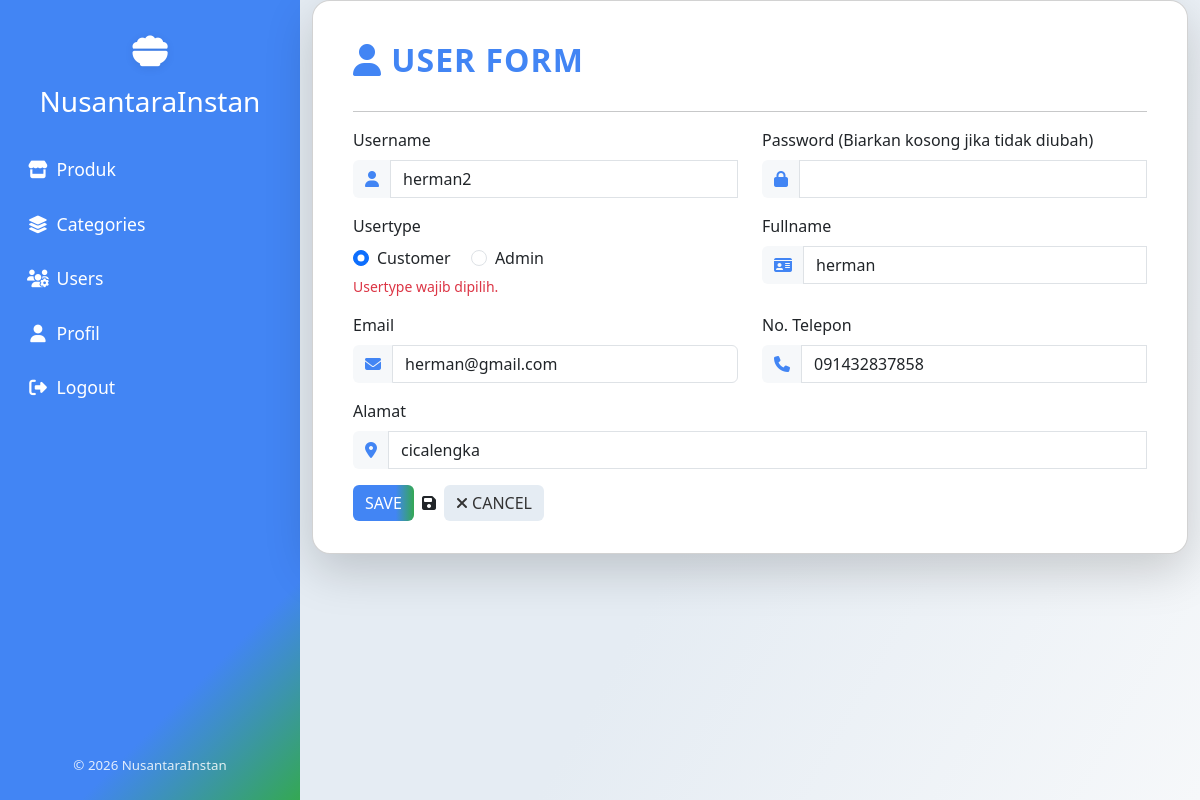
Page /index.php/users/edit/5 on the committed database.
### tables this page shows
CREATE TABLE `users` (
  `userid` int(11) NOT NULL,
  `username` varchar(50) NOT NULL,
  `usertype` varchar(100) NOT NULL DEFAULT 'Customer',
  `password` varchar(255) NOT NULL,
  `fullname` varchar(100) NOT NULL,
  `email` varchar(100) NOT NULL,
  `phone` varchar(20) NOT NULL,
  `address` varchar(255) NOT NULL,
  `photo` varchar(200) NOT NULL DEFAULT 'default.png'
);

### application/controllers/users.php (called while the page is built, shortened)
<?php
class Users extends CI_Controller {
    public function __construct()
    {
        $this->load->model('Users_model');
    }
    public function edit($userid)
    {
        $data['user']=$this->Users_model->read_by($userid);
        $this->load->view('users/user_form',$data);
    }
}

### index.php (called while the page is built, shortened)
<?php
require_once BASEPATH.'core/CodeIgniter.php';

### application/models/users_model.php (called while the page is built, shortened)
<?php
class Users_model extends CI_Model {
    public function read_by($userid)
    {
        $this->db->where('userid', $userid);
        $query = $this->db->get('users');
        return $query->row();
    }
}

### application/views/users/user_form.php (the view, shortened to what this page needs)
<!doctype html>
<html lang="en">
<head>
    <link href="https://cdn.jsdelivr.net/npm/bootstrap@5.3.3/dist/css/bootstrap.min.css" rel="stylesheet">
    <link rel="stylesheet" href="https://cdnjs.cloudflare.com/ajax/libs/animate.css/4.1.1/animate.min.css"/>
    <link href="https://cdnjs.cloudflare.com/ajax/libs/font-awesome/6.5.0/css/all.min.css" rel="stylesheet">
</head>
<body>
<div class="container-fluid">
    <div class="row min-vh-100">
        <nav class="col-lg-3 col-md-4 sidebar d-flex flex-column align-items-center py-4 position-relative animate__animated animate__fadeInLeft">
            <div class="brand-logo mb-2">
                <i class="fa-solid fa-bowl-food"></i>
            </div>
            <h3 class="mb-4 text-center">NusantaraInstan</h3>
            <ul class="nav flex-column w-100 px-2">
                <li class="nav-item">
                    <a class="nav-link <?= uri_string()=='products'?'active':'' ?>" href="<?=site_url('products')?>">
                        <i class="fa-solid fa-store"></i> Produk
                    </a>
                </li>
                <li class="nav-item">
                    <a class="nav-link <?= uri_string()=='categories'?'active':'' ?>" href="<?=site_url('categories')?>">
                        <i class="fa-solid fa-layer-group"></i> Categories
                    </a>
                </li>
                <li class="nav-item">
                    <a class="nav-link <?= uri_string()=='users'?'active':'' ?>" href="<?=site_url('users')?>">
                        <i class="fa-solid fa-users-gear"></i> Users
                    </a>
                </li>
                <li class="nav-item">
                    <a class="nav-link <?= uri_string()=='users/profile'?'active':'' ?>" href="<?=site_url('users/profile')?>">
                        <i class="fa-solid fa-user"></i> Profil
                    </a>
                </li>
                <li class="nav-item">
                    <a class="nav-link" href="<?=site_url('auth/logout')?>">
                        <i class="fa-solid fa-right-from-bracket"></i> Logout
                    </a>
                </li>
            </ul>
            <div class="sidebar-footer mt-auto">
                <small>&copy; <?=date('Y')?> NusantaraInstan</small>
            </div>
        </nav>
        <main class="col-lg-9 col-md-8 main-content">
            <div class="user-form-card card shadow-lg w-100 animate__animated animate__fadeInRight">
                <h2 class="form-section-title mb-3"><i class="fa-solid fa-user"></i> USER FORM</h2>
                <hr>
                <?php
                $username = $usertype = $fullname = $email = $phone = $address = '';
                if (isset($user)) {
                    $username = $user->username ?? '';
                    $usertype = $user->usertype ?? '';
                    $fullname = $user->fullname ?? '';
                    $email    = $user->email ?? '';
                    $phone    = $user->phone ?? '';
                    $address  = $user->address ?? '';
                }
                ?>
                <form action="" method="post" class="needs-validation" novalidate>
                    <div class="row">
                        <div class="col-md-6 mb-3">
                            <label class="form-label">Username</label>
                            <div class="input-group">
                                <span class="input-group-text"><i class="fa-solid fa-user icon-form"></i></span>
                                <input type="text" name="username" value="<?= $username ?>" class="form-control" required>
                            </div>
                        </div>
                        <div class="col-md-6 mb-3">
                            <label class="form-label">Password <?= isset($user) ? '(Biarkan kosong jika tidak diubah)' : '' ?></label>
                            <div class="input-group">
                                <span class="input-group-text"><i class="fa-solid fa-lock icon-form"></i></span>
                                <input type="password" name="password" class="form-control" <?= isset($user) ? '' : 'required' ?>>
                            </div>
                        </div>
                        <div class="col-md-6 mb-3">
                            <label class="form-label">Usertype</label>
                            <div>
                                <div class="form-check form-check-inline">
                                    <input class="form-check-input" type="radio" name="usertype" value="Customer" id="customer" <?= ($usertype == "Customer") ? 'checked' : '' ?> required>
                                    <label class="form-check-label" for="customer">Customer</label>
                                </div>
                                <div class="form-check form-check-inline">
                                    <input class="form-check-input" type="radio" name="usertype" value="Admin" id="admin" <?= ($usertype == "Admin") ? 'checked' : '' ?> required>
                                    <label class="form-check-label" for="admin">Admin</label>
                                </div>
                                <div class="invalid-feedback d-block">Usertype wajib dipilih.</div>
                            </div>
                        </div>
                        <div class="col-md-6 mb-3">
                            <label class="form-label">Fullname</label>
                            <div class="input-group">
                                <span class="input-group-text"><i class="fa-solid fa-id-card icon-form"></i></span>
                                <input type="text" name="fullname" value="<?= $fullname ?>" class="form-control" required>
                            </div>
                        </div>
                        <div class="col-md-6 mb-3">
                            <label class="form-label">Email</label>
                            <div class="input-group">
                                <span class="input-group-text"><i class="fa-solid fa-envelope icon-form"></i></span>
                                <input type="email" name="email" value="<?= $email ?>" class="form-control">
                            </div>
                        </div>
                        <div class="col-md-6 mb-3">
                            <label class="form-label">No. Telepon</label>
                            <div class="input-group">
                                <span class="input-group-text"><i class="fa-solid fa-phone icon-form"></i></span>
                                <input type="text" name="phone" value="<?= $phone ?>" class="form-control" required>
                            </div>
                        </div>
                        <div class="col-md-12 mb-3">
                            <label class="form-label">Alamat</label>
                            <div class="input-group">
                                <span class="input-group-text"><i class="fa-solid fa-location-dot icon-form"></i></span>
                                <input type="text" name="address" value="<?= $address ?>" class="form-control" required>
                            </div>
                        </div>
                    </div>
                    <div class="d-flex gap-2 align-items-center">
                        <input type="submit" class="btn btn-primary" name="submit" value="SAVE">
                            <i class="fa-solid fa-floppy-disk"></i>
                                <a href="<?= site_url('users') ?>" class="btn btn-secondary">
                            <i class="fa-solid fa-xmark"></i> CANCEL
                                </a>
                    </div>
                </form>
            </div>
        </main>
    </div>
</div>

### application/views/users/user_form.php (style rules this page uses)
body { background: linear-gradient(120deg, #e5ecf3 60%, #f6f8fa 100%); min-height: 100vh; }
.sidebar { background: linear-gradient(135deg, #4285f4 80%, #34a853 100%); min-height: 100vh; color: #fff; padding: 0; }
.sidebar .nav-link { color: #fff; font-weight: 500; font-size: 1.1em; border-radius: 8px; margin: 6px 0; transition: background 0.2s, color 0.2s; }
.sidebar .nav-link i { width: 28px; text-align: center; }
.brand-logo { font-size: 2.2rem; margin-bottom: 10px; color: #fff; text-shadow: 0 2px 10px rgba(0,0,0,0.08); }
.sidebar .sidebar-footer { position: absolute; bottom: 24px; left: 0; width: 100%; text-align: center; font-size: 0.95em; opacity: 0.85; }
.main-content { min-height: 100vh; background: transparent; display: flex; align-items: flex-start; justify-content: center; padding-top: 0 !important; }
.user-form-card { border-radius: 18px; background: #fff; box-shadow: 0 6px 32px rgba(66,133,244,0.10); margin-top: 0 !important; width: 100%; max-width: 1100px; padding: 2.5rem 2.5rem 2rem 2.5rem; position: relative; }
.form-section-title { font-weight: bold; letter-spacing: 1px; color: #4285f4; margin-bottom: 0.5rem; }
.btn-primary { background: linear-gradient(90deg, #4285f4 70%, #34a853 100%); border: none; }
.btn-secondary { background: #e5ecf3; color: #333; border: none; }
.form-label { font-weight: 500; }
.input-group-text { background: #f6f8fa; border: none; }
.icon-form { color: #4285f4; }

### rows in the picture
users: username "herman2", usertype "☑ Customer", usertype "☐ Admin", fullname "herman", email "herman@gmail.com", phone "091432837858", address "cicalengka"
